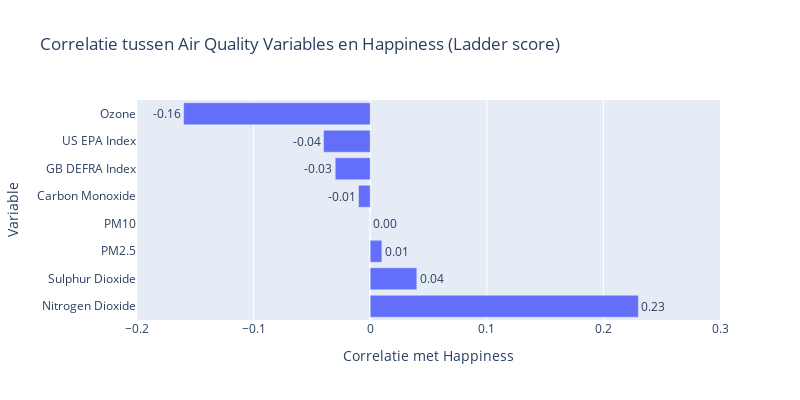

The notebook cell saved with this chart:
### Code cell
# Dit visualiseren, idk of het mogelijk is om dit sneller te doen dus doe ik het maar even handmatig.
data = {
    'Variable': [
        'Carbon Monoxide',
        'Ozone',
        'Nitrogen Dioxide',
        'Sulphur Dioxide',
        'PM2.5',
        'PM10',
        'US EPA Index',
        'GB DEFRA Index'
    ],
    'Correlatie met Happiness': [
        -0.01,
        -0.16,
        0.23,
        0.04,
        0.01,
        -0.00,
        -0.04,
        -0.03
    ]}

dfAirQualityHappy = pd.DataFrame(data).sort_values('Correlatie met Happiness', ascending=False)
figAirHappy = px.bar(
    dfAirQualityHappy,
    x='Correlatie met Happiness',
    y='Variable',
    orientation='h',
    title='Correlatie tussen Air Quality Variables en Happiness (Ladder score)',
    text='Correlatie met Happiness')
figAirHappy.update_traces(texttemplate='%{text:.2f}', textposition='outside')
figAirHappy.update_layout(xaxis=dict(range=[-0.2, 0.3]), width=800, height=400,showlegend=False)
figAirHappy.show()

### Figure 1 — Plotly figure (JSON) as saved in the notebook; plotly's stock layout.template omitted (floating-point values rounded to 4 significant figures)
{"data": [{"alignmentgroup": "True", "hovertemplate": "Correlatie met Happiness=%{text}<br>Variable=%{y}<extra></extra>", "legendgroup": "", "marker": {"color": "#636efa", "pattern": {"shape": ""}}, "name": "", "offsetgroup": "", "orientation": "h", "showlegend": false, "text": [0.23, 0.04, 0.01, 0, -0.01, -0.03, -0.04, -0.16], "textposition": "outside", "texttemplate": "%{text:.2f}", "type": "bar", "x": [0.23, 0.04, 0.01, 0, -0.01, -0.03, -0.04, -0.16], "xaxis": "x", "y": ["Nitrogen Dioxide", "Sulphur Dioxide", "PM2.5", "PM10", "Carbon Monoxide", "GB DEFRA Index", "US EPA Index", "Ozone"], "yaxis": "y"}], "layout": {"barmode": "relative", "height": 400, "legend": {"tracegroupgap": 0}, "showlegend": false, "title": {"text": "Correlatie tussen Air Quality Variables en Happiness (Ladder score)"}, "width": 800, "xaxis": {"anchor": "y", "domain": [0, 1], "range": [-0.2, 0.3], "title": {"text": "Correlatie met Happiness"}, "type": "linear"}, "yaxis": {"anchor": "x", "autorange": true, "domain": [0, 1], "range": [-0.5, 7.5], "title": {"text": "Variable"}, "type": "category"}}}
